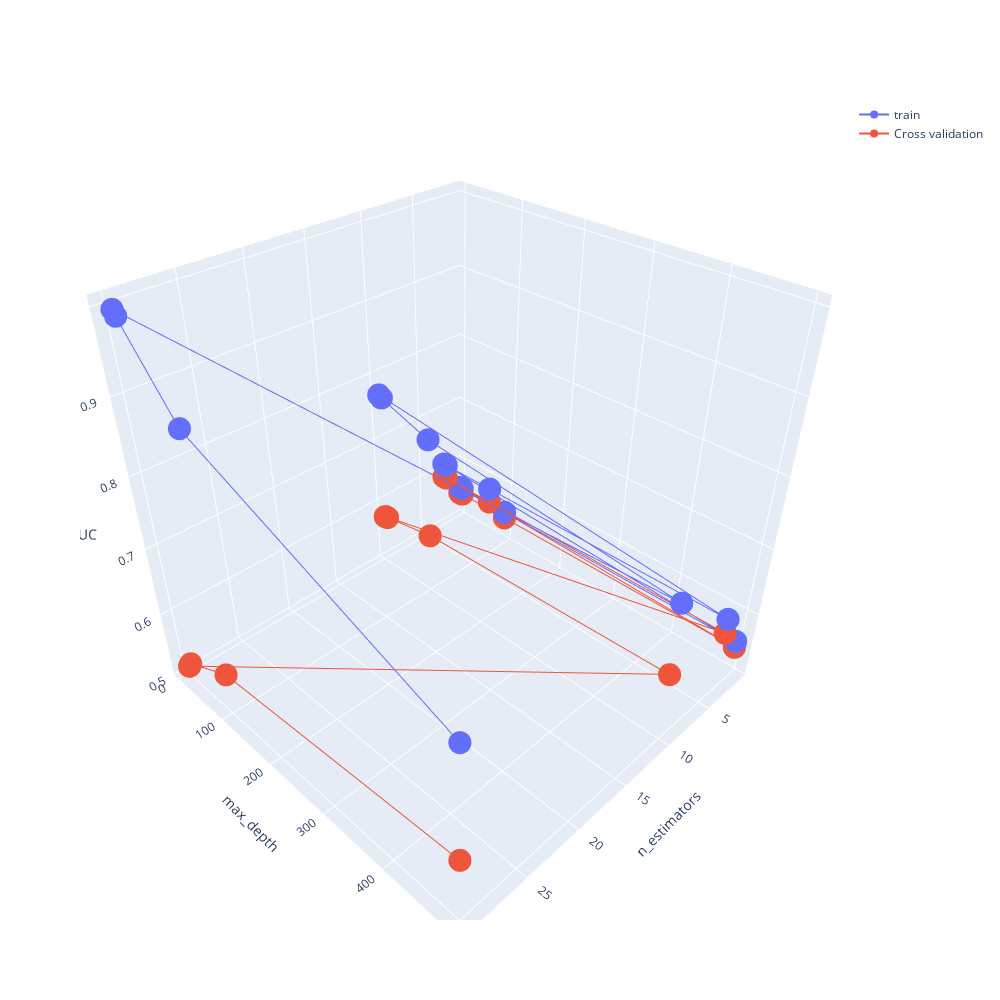

The cell this chart's notebook holds for it:
### Markdown cell above
# 3D scatter plot

### Code cell
# https://plot.ly/python/3d-axes/
trace1 = go.Scatter3d(x=result_required_non_zero_set2['param_max_depth'],y=result_required_non_zero_set2['param_min_samples_split'],z=result_required_non_zero_set2['mean_train_score'], name = 'train')
trace2 = go.Scatter3d(x=result_required_non_zero_set2['param_max_depth'],y=result_required_non_zero_set2['param_min_samples_split'],z=result_required_non_zero_set2['mean_test_score'], name = 'Cross validation')
data = [trace1, trace2]

layout = go.Layout(width=1000,
    height=1000,scene = dict(
        xaxis = dict(title='n_estimators'),
        yaxis = dict(title='max_depth'),
        zaxis = dict(title='AUC'),))

fig = go.Figure(data=data, layout=layout)
offline.iplot(fig, filename='3d-scatter-colorscale')
fig.show(renderer = 'colab')
plt.show()

### Figure 1 — Plotly figure (JSON) as saved in the notebook; plotly's stock layout.template omitted (floating-point values rounded to 4 significant figures)
{"data": [{"name": "train", "x": [1, 1, 1, 1, 3, 3, 3, 3, 10, 10, 10, 10, 30, 30, 30, 30], "y": [5, 10, 100, 500, 5, 10, 100, 500, 5, 10, 100, 500, 5, 10, 100, 500], "z": [0.5566, 0.5566, 0.5566, 0.5566, 0.6138, 0.6138, 0.6138, 0.6138, 0.7738, 0.771, 0.7449, 0.7096, 0.9975, 0.9918, 0.9005, 0.7583], "type": "scatter3d"}, {"name": "Cross validation", "x": [1, 1, 1, 1, 3, 3, 3, 3, 10, 10, 10, 10, 30, 30, 30, 30], "y": [5, 10, 100, 500, 5, 10, 100, 500, 5, 10, 100, 500, 5, 10, 100, 500], "z": [0.5465, 0.5465, 0.5465, 0.5465, 0.5914, 0.5914, 0.5914, 0.5914, 0.578, 0.5787, 0.5928, 0.6043, 0.514, 0.5217, 0.5639, 0.5968], "type": "scatter3d"}], "layout": {"height": 1000, "scene": {"xaxis": {"title": {"text": "n_estimators"}}, "yaxis": {"title": {"text": "max_depth"}}, "zaxis": {"title": {"text": "AUC"}}}, "width": 1000}}
